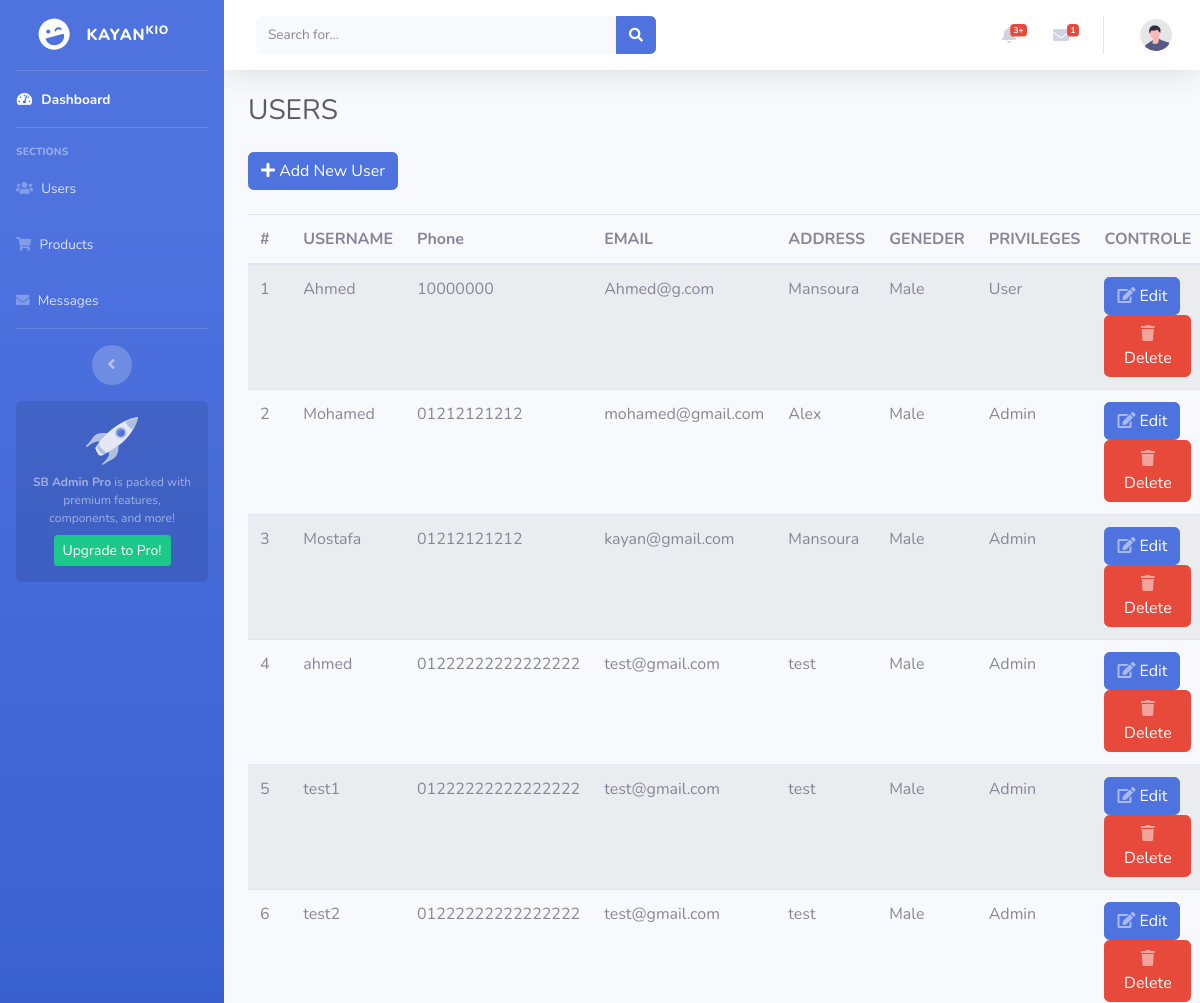
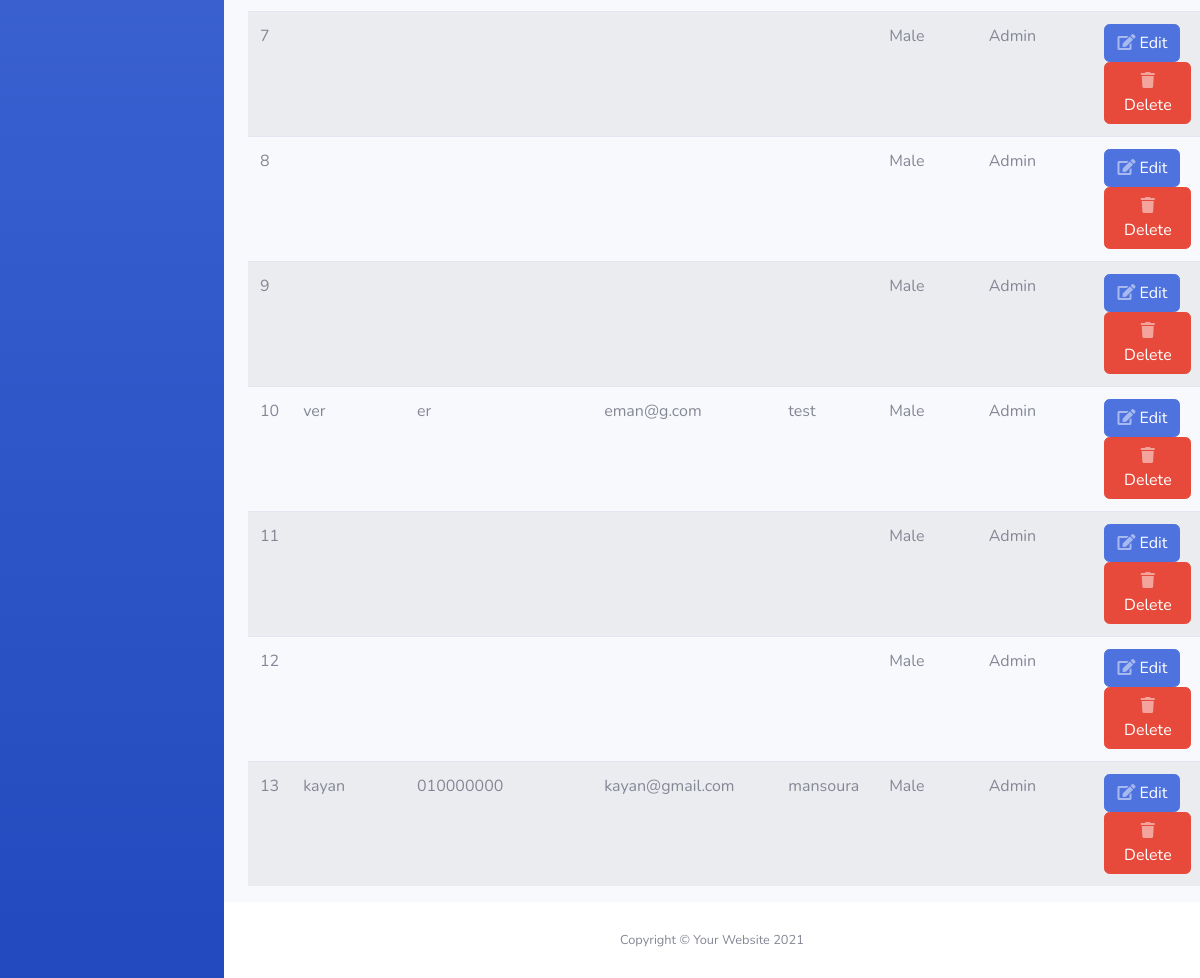
/admin/users.php, run on the app's committed database (2 pictures, top to bottom).
### tables this page shows
CREATE TABLE `users` (
  `id` int(11) NOT NULL,
  `username` varchar(255) NOT NULL,
  `password` varchar(255) NOT NULL,
  `phone` varchar(255) NOT NULL,
  `email` varchar(255) NOT NULL,
  `address` varchar(255) NOT NULL,
  `gender` tinyint(4) NOT NULL,
  `priv` tinyint(4) NOT NULL,
  `reg_at` timestamp NOT NULL DEFAULT current_timestamp() ON UPDATE current_timestamp()
);

### admin/desing/user/usersTable.php (the view, shortened to what this page needs)
<a class="btn btn-primary" href="?action=add">
	<span>
		<i class="fas fa-plus"></i>
	</span>
     <span class="text">Add New User</span>
 </a>
                                <br>
                                <br>
<table class="table table-striped table-hover">
					<thead>
						<tr>
							<th>#</th>
							<th>USERNAME</th>
							<th>Phone</th>
							<th>EMAIL</th>
							<th>ADDRESS</th>
							<th>GENEDER</th>
							<th>PRIVILEGES</th>
							<th>CONTROLE</th>
						</tr>
					</thead>
					<tbody>
							<?php
							    include_once 'functions/connect.php';
							    $selectUsers = "SELECT * FROM users";
								$query = $conn -> query($selectUsers);
					            $id=1;
								foreach ($query as $user) {
							?>
						<tr>
							<td><?=$id++ ?></td>
							<td><?=$user['username'] ?></td>
							<td><?=$user['phone'] ?></td>
							<td><?=$user['email'] ?></td>
							<td><?=$user['address'] ?></td>
							<td><?=$user['gender'] == 0 ?  'Male' : 'Female';?></td>
							<td><?=$user['priv'] == 0 ? 'Admin' : 'User' ?></td>
							<td>
								<a class="btn btn-primary" href="?action=edit&id=<?=$user['id']?>">
									<span class="icon text-white-50">
										<i class="fas fa-edit"></i>
									</span>
                                        <span class="text">Edit</span>
                                </a>
								<button type="button" class="btn btn-danger" data-toggle="modal" data-target="#id<?= $user['id'] ?>">
			                        <span class="icon text-white-50">
			                           	<i class="fas fa-trash"></i>
			                        </span>
						             <span class="text">Delete</span>
								</button>
							</td>
						</tr>
        				<?php } ?>
					</tbody>
</table>

### data on the page
users: username "Ahmed", phone "10000000", email "Ahmed@g.com", address "Mansoura", gender "Male", priv "User"
users: username "Mohamed", phone "01212121212", email "mohamed@gmail.com", address "Alex", gender "Male", priv "Admin"
users: username "Mostafa", phone "01212121212", email "kayan@gmail.com", address "Mansoura", gender "Male", priv "Admin"
users: username "ahmed", phone "01222222222222222", email "test@gmail.com", address "test", gender "Male", priv "Admin"
users: username "test1", phone "01222222222222222", email "test@gmail.com", address "test", gender "Male", priv "Admin"
users: username "test2", phone "01222222222222222", email "test@gmail.com", address "test", gender "Male", priv "Admin"
users: gender "Male", priv "Admin"
users: gender "Male", priv "Admin"
users: gender "Male", priv "Admin"
users: username "ver", phone "er", email "eman@g.com", address "test", gender "Male", priv "Admin"
users: gender "Male", priv "Admin"
users: gender "Male", priv "Admin"
users: username "kayan", phone "010000000", email "kayan@gmail.com", address "mansoura", gender "Male", priv "Admin"

### other printed values
$unreadMsg['total'] "1"
